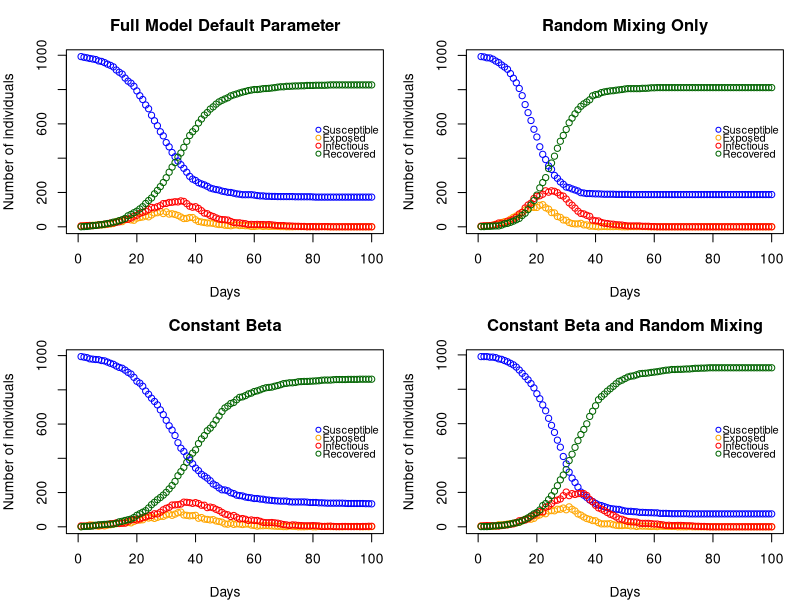

The R source for this figure:
# PROJECT 2 - EXTENDED STATISTICAL PROGRAMMING =================================

# Group 12 
# Aseel Alghamdi : S2901228
# Fenanda Dwitha Kurniasari : S2744048
# Nurmawiya : S2822251

# Aseel : create n people and its household, contact network, cross-check 
#         the entire code and revise code & comments
# Fenanda : create plot function, compare the model, cross-check the entire code
#           and revise code & comments
# Nurmawiya : create nseir function, cross-check code, cross-check the entire 
#             code and revise code & comments

# SEIR (Susceptible, Exposed, Infections, Recovered) Model Simulation
# Goals : create a model and how its use to investigate the role of household
#         and network structure on epidemic dynamics.


# 1) Create n people assigned to corresponding household where maximum size is 5
  n <- 1000 #population size
  hmax <- 5 #maximum household size
  #creating n vector of which the number refers to household
  #-and the occurrences refers to size of corresponding household
  set.seed(3)
  sizes <- sample(1:hmax, n, replace = TRUE)
  h <- rep(1:length(sizes), times = sizes)[1:n]

# 2) Contact network
  get.net <- function (beta, nc=15, h) {
    # Function to create links (daily contacts) for each person
    
    # nc: average number of contacts per person, set to 15
    # beta: sociability parameter, higher means more likely to form links
    # OUTPUT : list of connected networks from each person (output.net)
    
    n <- length(beta) ## calculate total obs of beta, or equal to total population
    beta_bar <- mean(beta) ## calculate mean(beta)/"sociability parameter"
    
    # Allocate the possible connection formed in each individual
    
    output.net <- vector("list", n) ## list to store the result
    output.net0 <- integer(n) ## vector to store number of contact made per idv
    
    # Create list of n elements which in each element has "ub_nc" sub-element
    # Later, we would to allocate (drop/add sub-element and store possible 
    # contacts until overall number of contacts achieved (nc=15)
    for (k in 1:n) output.net[[k]] <- integer(nc) ## set initial value output.net
    
    # Loop over each individual
    for (i in 1:(n-1)) {
      j <- (i+1):n # candidates contacts were generated
      flag <- h[i] != h[j]  # "FALSE" if i & j are belong to same household
      # means that pairing wouldn't be generated
      j <- j[flag] # filter candidates contacts from different household
      
      if (length(j) == 0) next # skip iteration when there are no candidate
      
      # Probability of  a link between persons i and j 
      p_link <- nc * beta[i] * beta[j] / (beta_bar^2 * (n - 1))
      
      # Select the candidates contacts based on p-link
      # linked is a vector containing possible candidate contacts
      linked <- j[runif(length(j)) < p_link]
      
      # If there is chosen candidate(s), store it into output.net and output.net0
      if (length(linked) > 0) {
        # Position to fill
        pos = (output.net0[i]+1):(output.net0[i]+length(linked))
        
        # Assign link[[i]] with number of candidates stored in "linked" at the
        # defined position
        output.net[[i]][pos] <- linked
        
        # Assign number of chosen candidates at i index in output.net0
        output.net0[i] <- output.net0[i] + length(linked)
        
        # Vice versa, assign "i" to their linked candidates
        for (j1 in linked) {
          # Assign i to output.net's of its chosen candidates
          output.net[[j1]][output.net0[j1]+1] <- i 
          # Assign the number of candidates (add by 1) to its chosen candidates
          output.net0[j1] <- output.net0[j1] + 1 
        }
      }
      ## to the next value of i
    }
    
    # Drop sub-element/rejected candidates and replace person with no contact 
    for (k in 1:n) {
      if (output.net0[k] > 0) { 
        # if person has "chosen candidates" to link and 
        # number of chosen candidates < nc, filter "assigned" sub-element 
        # in "output.net"
        output.net[[k]] <- output.net[[k]][1:output.net0[k]]
      } else {
        # if there is no chosen candidate, replace sub-element into NULL
        output.net[[k]] <- integer(0)
      }
    }
    return(output.net)
  } ## get.net

# 3) nseir function
nseir <- function(beta, h, alink, alpha=c(.1, .01, .01),
                  delta=.2, gamma=.4, nc=15, nt=100, pinf=.005){
  # SEIR stochastic simulation model
  # beta: sociability parameter of each person
  # h: household list
  # alink: list of regular contacts of each person returned by get.net
  # alpha[1]: daily prob i infecting j if in same household (alpha h)
  # alpha[2]: daily prob i infecting j if in regular contact (alpha c)
  # alpha[3]: daily prob i infecting j through random mixing (alpha r)
  # delta: daily prob I -> R
  # gamma: daily prob E -> I
  # nc: average number of daily contacts for each person
  # nt: number of days to simulate
  # pinf: proportion of the initial population to randomly start in the I state
  
  # output : nt x 5 matrix contains the number of people across states (S,E,I,R) 
  #          in each days (from 1st day to nt(100th) day). It depicts the 
  #          dynamic change in the number of people in each states based on 
  #          their daily network (from same household and daily contact) and 
  #          random mixing (Irrespective of household or regular network 
  #          relations)
  
  n <- length(beta) #population size
  state <- rep("S", n) #initialize susceptible
  state[sample(1:n, pinf * n)] <- "I" #randomly choose initial in the I state
  
  res <- matrix(0, nrow = nt, ncol = 4) #set up storage for pop in each state
  colnames(res) <- c("S", "E", "I", "R") #naming the column
  
  beta_bar <- mean(beta) #mean sociability parameter
  
  for (t in 1:nt) { #simulate over nt days
    newE <- rep(FALSE, n) #to record who becomes exposed
    #using random deviates: runif(n)
    newI <- (state == "E") & (runif(n) < gamma) #E -> I with prob gamma
    newR <- (state == "I") & (runif(n) < delta) #I -> R with prob delta
    
    #Loop over each infectious person to spread infection
    for (i in which(state == "I")) {
      # household infections: infect susceptible in same household
      hh_members <- which(h == h[i] & state == "S")
      #using or logical to accumulate infections over the loop
      newE[hh_members] <- newE[hh_members]|(runif(length(hh_members))< alpha[1])
      
      # network infections: infect regular contacts from alink
      contacts <- alink[[i]]
      contacts <- contacts[state[contacts] == "S"]
      newE[contacts] <- newE[contacts] | (runif(length(contacts)) < alpha[2])
      
      # random mixing: infect random susceptible
      targets <- which(state == "S")
      #S -> E
      p_random <- alpha[3]*nc*beta[i]*beta[targets]/(beta_bar^2 * (n - 1))
      newE[targets] <- newE[targets] | (runif(length(targets)) < p_random)
    }
    
    #update states based on new infections
    state[newE & state == "S"] <- "E"
    state[newI] <- "I"
    state[newR] <- "R"
    
    #record daily counts of each state
    res[t, ] <- table(factor(state, levels = c("S", "E", "I", "R")))
  }
  
  #returns a list of elements S, E, I, R
  return(data.frame(t = 1:nt, res))
} ## nseir

# 4) Function Plot
dyn.plot <- function(res, title = "SEIR Dynamics") {
  # Function to create dynamics plot of the simulated population in each states
  
  # x-axis : days to simulate (from 1 to 100)
  # y-axis : number of individuals per states
  #          explanation of y-axis
  #          ---------------------|
  #          at the initial day, number of susceptible individual is the largest
  #          total individuals in all states S+E+I+R = 1000
  #          these numbers would dynamically change day by day in each states
  #          depend on the defined models
  
  # input : nseir model from function nseir 
  # output : Dynamic Plot days vs number of individuals per states

  # Plot the states in S(susceptible)
  # Create the base plot
  plot(res$t, res$S, type = "p", ##plot day vs number of susceptible 
       ylim = c(0, max(res$S)), xlim = c(0, max(res$t)), ## set maximum range
       xlab = "Days", ylab = "Number of individuals", ##labelling the plot
       col = "blue", pch = 1, main = title) ##color and type of points in plot
  
  # Add points for each states
  points(res$t, res$E, col = "orange", pch = 1) ##add states 
  points(res$t, res$I, col = "red", pch = 1)
  points(res$t, res$R, col = "darkgreen", pch = 1)
  
  # Add legend
  legend(
    "right",        
    legend = c("Susceptible", "Exposed", "Infectious", "Recovered"),
    col = c("blue", "orange", "red", "darkgreen"),
    pch = 1, bty = "n", ##type of points and no box legend 
    cex = 0.8,       ## smaller text
    pt.cex = 0.8,    ## smaller symbols
    y.intersp = 0.6, ## spacing horizontal
    x.intersp = 0.4  ## spacing between symbol and text 
  )
} ## dyn.plot


# 5) Comparing Model
  # Setting up beta vector and alink pairs
  # beta is vector of n values (n = 1000) ~ U(0,1)
  # alink contains list of network made per each person 
  set.seed(345) ## to ensure we get same vector values of beta for all model
  beta <- runif(n); alink <- get.net(beta, nc = 15, h = h)

  # Scenario 1: Full model with default parameters
  res1 <- nseir(beta, h, alink)

  # Scenario 2: Random mixing - Setting alpha[1] = alpha[2] = 0 and 
  #             alpha[3] = 0.04
  res2 <- nseir(beta, h, alink, alpha = c(0, 0, 0.04))

  # Scenario 3: Full model with constant beta (beta vector = average beta)
  res3 <- nseir(rep(mean(beta), n), h, alink)

  # Scenario 4: Constant beta + random mixing
  res4 <- nseir(rep(mean(beta), n), h, alink, alpha = c(0, 0, 0.04))

  # Plot all scenarios 
  par(mfrow = c(2, 2), mar = c(4, 4, 3, 1)) 
  dyn.plot(res1, "Full Model Default Parameter")
  dyn.plot(res2, "Random Mixing Only")
  dyn.plot(res3, "Constant Beta")
  dyn.plot(res4, "Constant Beta and Random Mixing")
  